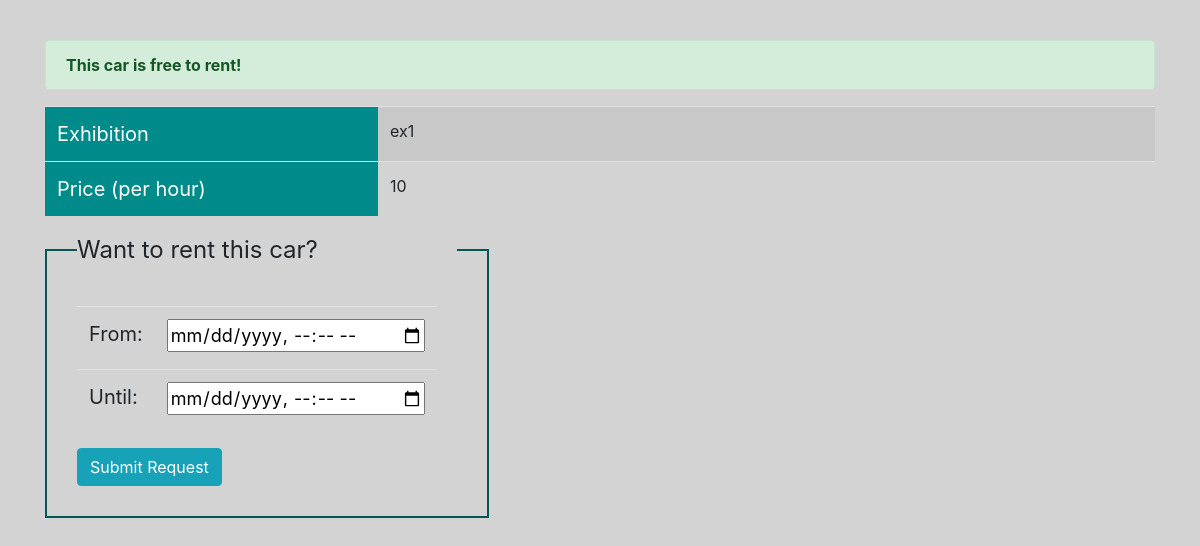
Page /rental/cars/1/ (signed in) on the earlier database version.
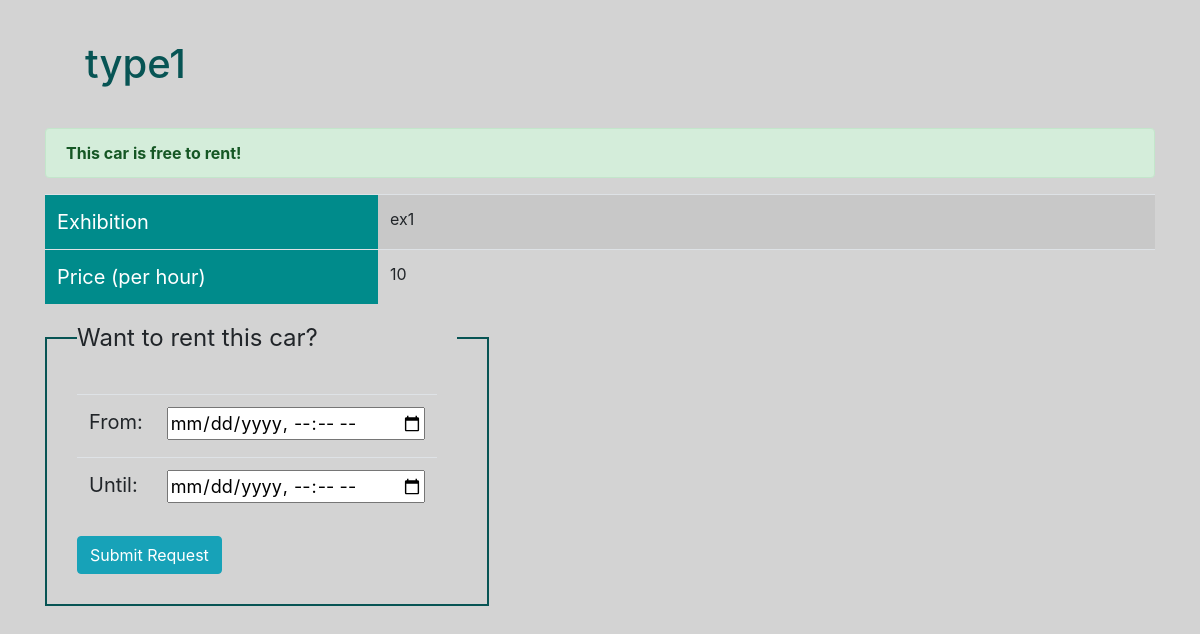
Same page on the later database version.
### car_rental/models.py (models this page shows, shortened)
class Car(models.Model):
    car_type = models.CharField(max_length=50, default='type0')
    plate = models.CharField(max_length=8, default='12345678')
    renter = models.ForeignKey(User, null=True, default=None, on_delete=models.SET_NULL, related_name='cars_rented')
    owner = models.ForeignKey(User, on_delete=models.CASCADE, null=True, related_name='cars_owned')
    price_per_hour = models.IntegerField(default=10)
    rent_start_time = models.DateTimeField('Start Time', default=timezone.now)
    rent_end_time = models.DateTimeField('End Time', default=timezone.now)
    def is_rented(self):
        return self.rent_end_time > timezone.now()

class User(AbstractUser):
    isCarExhibition = models.BooleanField(default=False)
    credit = models.IntegerField(default=0)

### car_rental/views.py (the view)
# urls.py: path('cars/<int:pk>/', views.CarDetailView.as_view(), name='car'),
@method_decorator(login_required, name='dispatch')
class CarDetailView(generic.DetailView):
    model = Car
    context_object_name = 'car'
    template_name = 'car_rental/car_detail.html'
    def get_queryset(self):
        return Car.objects.all()

### car_rental/templates/car_rental/car_detail.html (shortened to what this page needs)
{% load static %}
<!DOCTYPE html>
<html lang="en">
<head>
    <link rel="stylesheet" href="https://cdn.jsdelivr.net/npm/bootstrap@4.6.1/dist/css/bootstrap.min.css">
    <link rel="stylesheet" type="text/css" href="{% static 'car_rental/stylesheets/car_detail.css' %}">
</head>
<body>
<div class="container">
    <h1>{{ car.car_type }}</h1>
    {% if car.is_rented %}
        <div style="margin-top: 10px" class="alert alert-danger">
            <strong>This car is rented!</strong>
        </div>
        <table class="table table-striped table-hover info-table">
            <tr>
                <td>Exhibition</td>
                <td>{{ car.owner.username }}</td>
            </tr>
            <tr>
                <td>Price (per hour)</td>
                <td>{{ car.price_per_hour }}</td>
            </tr>
            <tr>
                <td>It is rented till:</td>
                <td>{{ car.rent_end_time }}</td>
            </tr>
        </table>
    {% else %}
        <div style="margin-top: 10px" class="alert alert-success">
            <strong>This car is free to rent!</strong>
        </div>
            <table class="table table-striped table-hover info-table">
            <tr>
                <td>Exhibition</td>
                <td>{{ car.owner.username }}</td>
            </tr>
            <tr>
                <td>Price (per hour)</td>
                <td>{{ car.price_per_hour }}</td>
            </tr>
        </table>
        <form action="{% url 'car_rental:rent_request' car.id %}" method="post">
        <fieldset style="border: #075454 solid 2px; width: 40%; padding: 30px">
        <legend>Want to rent this car?</legend>
            <table class="table form-table" style="width: 35%">
                <tr>
                    <td>
                        <label for="rent_start_time">From:</label>
                    </td>
                    <td>
                        <input required id="rent_start_time" name="rent_start_time" type="datetime-local">
                    </td>
                </tr>
                <tr>
                    <td>
                        <label for="rent_end_time">Until:</label>
                    </td>
                    <td>
                        <input required id="rent_end_time" name="rent_end_time" type="datetime-local">
                    </td>
                </tr>
            </table>
        <input class="btn btn-info" type="submit" value="Submit Request">
        </fieldset>
        </form>
    {% endif %}
</div>
</body>
</html>

Differences in the rows shown:
changed Car "ex1": car_type (not shown) → "type1"
